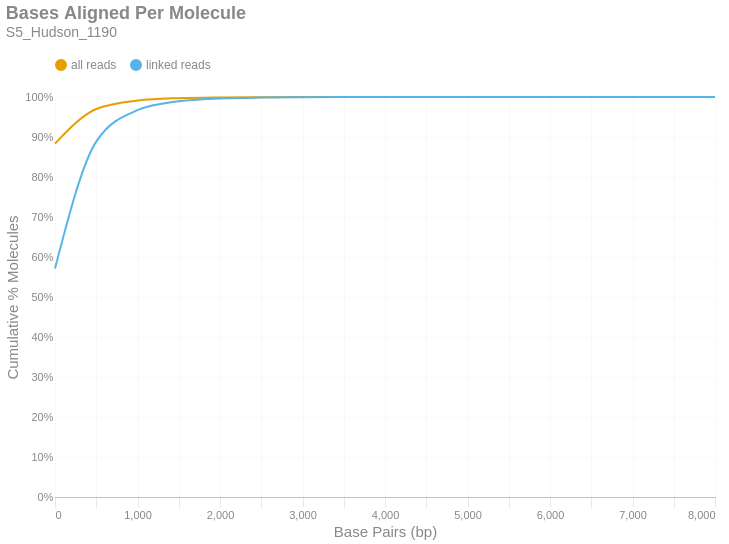

Notebook source saved alongside this figure:
### Markdown cell above
### Bases Aligned Per Molecule
This is a cumulative frequency distribution showing the number of base pairs aligned per unique molecule. These data are shown in 500 bp bins. There are two distributions: one with `all reads` (yellow) and another with only `linked reads` (blue). The percent of molecules in the `linked reads` distribution is relative to the total number of linked molecules.

### Code cell
if SKIPLR:
    print_html(f"Skipped")
else:
    binned_df = consolidated_hist(valids['aligned_bp'], mask, 500, True)
    with SafeRender(binned_df):
        (
            density_plot(binned_df, 'Bases Aligned Per Molecule', samplename, 'basesper')
            .encode(
                x=alt.X('bin:Q', title="Base Pairs (bp)").axis(tickMinStep=500).scale(padding=0),
                y=alt.Y('value:Q', title='Cumulative % Molecules')
                    .axis(format='%')
                    .scale(domain = [0,1])
                    .stack(False),
                color=alt.Color("key:N").scale(domain = ["all reads", "linked reads"]),
                tooltip = [
                    alt.Tooltip("key:N", title = "Data Type"),
                    alt.Tooltip("range_label:N", title="Bases Aligned Per Molecule"),
                    alt.Tooltip("value:Q", format = ".2%", title="% Molecules (Cum.)")
                ]
            )
        ).display()

### Figure 1 — Vega-Lite specification as saved in the notebook (floating-point values rounded to 4 significant figures)
{"width": "container", "height": 400, "config": {"title": {"anchor": "start", "dy": -15, "fontSize": 18, "color": "#888888", "subtitleColor": "#888888", "subtitleFontSize": 14}, "arc": {"fill": "#0072B2"}, "axis": {"domainColor": "#888888", "domainWidth": 0.5, "gridWidth": 0.2, "grid": false, "titleFontWeight": 400, "titleFontSize": 15, "labelFontSize": 11, "labelColor": "#888888", "tickColor": "#888888", "tickWidth": 0.2, "titleColor": "#888888"}, "axisBand": {"grid": false}, "axisX": {"grid": true, "tickSize": 10, "domainCap": "round"}, "axisY": {"domain": false, "grid": true, "tickSize": 0, "domainCap": "round"}, "background": "transparent", "header": {"labelFontSize": 15, "labelColor": "#888888", "titleFontSize": 15, "titleFontWeight": 600, "titleColor": "#888888"}, "legend": {"labelFont": "sans-serif", "labelFontSize": 12, "labelColor": "#888888", "symbolSize": 100, "symbolType": "circle", "titleFontSize": 12, "titlePadding": 10, "titleColor": "#888888", "title": null, "orient": "top"}, "range": {"category": ["#E69F00", "#56B4E9", "#009E73", "#F0E442", "#0072B2", "#D55E00", "#CC79A7", "#000000"], "diverging": ["#cfe8f3", "#a2d4ec", "#73bfe2", "#46abdb", "#1696d2", "#12719e"]}, "area": {"fill": "#0072B2", "fillOpacity": 0.7, "line": true, "strokeOpacity": 0.7}, "line": {"color": "#0072B2", "stroke": "#0072B2", "strokeWidth": 2}, "trail": {"color": "#0072B2", "stroke": "#0072B2", "strokeWidth": 0, "size": 1}, "point": {"filled": true, "fillOpacity": 1.0, "size": 95}, "text": {"color": "#888888", "fontSize": 11, "align": "right", "fontWeight": 400, "size": 11}, "bar": {"fill": "#0072B2", "stroke": null}, "view": {"stroke": null, "continuousWidth": 660, "continuousHeight": 400}}, "data": {"name": "data-c20f78a7091df26a270f81ab738186c7"}, "mark": {"type": "line", "interpolate": "monotone", "point": {"opacity": 0, "size": 275}}, "encoding": {"color": {"field": "key", "scale": {"domain": ["all reads", "linked reads"]}, "type": "nominal"}, "tooltip": [{"field": "key", "title": "Data Type", "type": "nominal"}, {"field": "range_label", "title": "Bases Aligned Per Molecule", "type": "nominal"}, {"field": "value", "format": ".2%", "title": "% Molecules (Cum.)", "type": "quantitative"}], "x": {"axis": {"tickMinStep": 500}, "field": "bin", "scale": {"padding": 0}, "title": "Base Pairs (bp)", "type": "quantitative"}, "y": {"axis": {"format": "%"}, "field": "value", "scale": {"domain": [0, 1]}, "stack": false, "title": "Cumulative % Molecules", "type": "quantitative"}}, "params": [{"name": "param_c36ac31b6afebe62", "select": {"type": "point", "fields": ["key"]}, "bind": "legend"}], "title": {"text": "Bases Aligned Per Molecule", "subtitle": "S5_Hudson_1190"}, "transform": [{"fold": ["all reads (cumsum)", "linked reads (cumsum)"]}, {"calculate": "replace(datum.key, ' (cumsum)', '')", "as": "key"}, {"filter": {"param": "param_c36ac31b6afebe62"}}], "usermeta": {"embedOptions": {"downloadFileName": "S5_Hudson_1190.basesper"}}, "$schema": "https://vega.github.io/schema/vega-lite/v6.1.0.json", "datasets": {"data-c20f78a7091df26a270f81ab738186c7": [{"bin": "0.0", "interval": "0.0-500.0", "all reads": 0.8834, "linked reads": 0.5711, "all reads (cumsum)": 0.8834, "linked reads (cumsum)": 0.5711, "range_label": "0-499"}, {"bin": "500.0", "interval": "500.0-1000.0", "all reads": 0.08648, "linked reads": 0.3174, "all reads (cumsum)": 0.9699, "linked reads (cumsum)": 0.8885, "range_label": "500-999"}, {"bin": "1000.0", "interval": "1000.0-1500.0", "all reads": 0.02122, "linked reads": 0.07853, "all reads (cumsum)": 0.9911, "linked reads (cumsum)": 0.967, "range_label": "1000-1499"}, {"bin": "1500.0", "interval": "1500.0-2000.0", "all reads": 0.00601, "linked reads": 0.02227, "all reads (cumsum)": 0.9971, "linked reads (cumsum)": 0.9893, "range_label": "1500-1999"}, {"bin": "2000.0", "interval": "2000.0-2500.0", "all reads": 0.001925, "linked reads": 0.007134, "all reads (cumsum)": 0.999, "linked reads (cumsum)": 0.9964, "range_label": "2000-2499"}, {"bin": "2500.0", "interval": "2500.0-3000.0", "all reads": 0.0006108, "linked reads": 0.002264, "all reads (cumsum)": 0.9996, "linked reads (cumsum)": 0.9987, "range_label": "2500-2999"}, {"bin": "3000.0", "interval": "3000.0-3500.0", "all reads": 0.000211, "linked reads": 0.0007821, "all reads (cumsum)": 0.9999, "linked reads (cumsum)": 0.9995, "range_label": "3000-3499"}, {"bin": "3500.0", "interval": "3500.0-4000.0", "all reads": 8.37e-05, "linked reads": 0.0003102, "all reads (cumsum)": 0.9999, "linked reads (cumsum)": 0.9998, "range_label": "3500-3999"}, {"bin": "4000.0", "interval": "4000.0-4500.0", "all reads": 3.458e-05, "linked reads": 0.0001282, "all reads (cumsum)": 1.0, "linked reads (cumsum)": 0.9999, "range_label": "4000-4499"}, {"bin": "4500.0", "interval": "4500.0-5000.0", "all reads": 1.29e-05, "linked reads": 4.78e-05, "all reads (cumsum)": 1.0, "linked reads (cumsum)": 0.9999, "range_label": "4500-4999"}, {"bin": "5000.0", "interval": "5000.0-5500.0", "all reads": 9.056e-06, "linked reads": 3.356e-05, "all reads (cumsum)": 1.0, "linked reads (cumsum)": 1.0, "range_label": "5000-5499"}, {"bin": "5500.0", "interval": "5500.0-6000.0", "all reads": 2.195e-06, "linked reads": 8.137e-06, "all reads (cumsum)": 1.0, "linked reads (cumsum)": 1.0, "range_label": "5500-5999"}, {"bin": "6000.0", "interval": "6000.0-6500.0", "all reads": 2.744e-06, "linked reads": 1.017e-05, "all reads (cumsum)": 1.0, "linked reads (cumsum)": 1.0, "range_label": "6000-6499"}, {"bin": "6500.0", "interval": "6500.0-7000.0", "all reads": 1.098e-06, "linked reads": 4.068e-06, "all reads (cumsum)": 1.0, "linked reads (cumsum)": 1.0, "range_label": "6500-6999"}, {"bin": "7000.0", "interval": "7000.0-7500.0", "all reads": 0.0, "linked reads": 0.0, "all reads (cumsum)": 1.0, "linked reads (cumsum)": 1.0, "range_label": "7000-7499"}, {"bin": "7500.0", "interval": "7500.0-8000.0", "all reads": 2.744e-07, "linked reads": 1.017e-06, "all reads (cumsum)": 1.0, "linked reads (cumsum)": 1.0, "range_label": "7500-7999"}, {"bin": "8000.0", "interval": "8000.0-8500.0", "all reads": 2.744e-07, "linked reads": 1.017e-06, "all reads (cumsum)": 1.0, "linked reads (cumsum)": 1.0, "range_label": "8000-8499"}]}}
